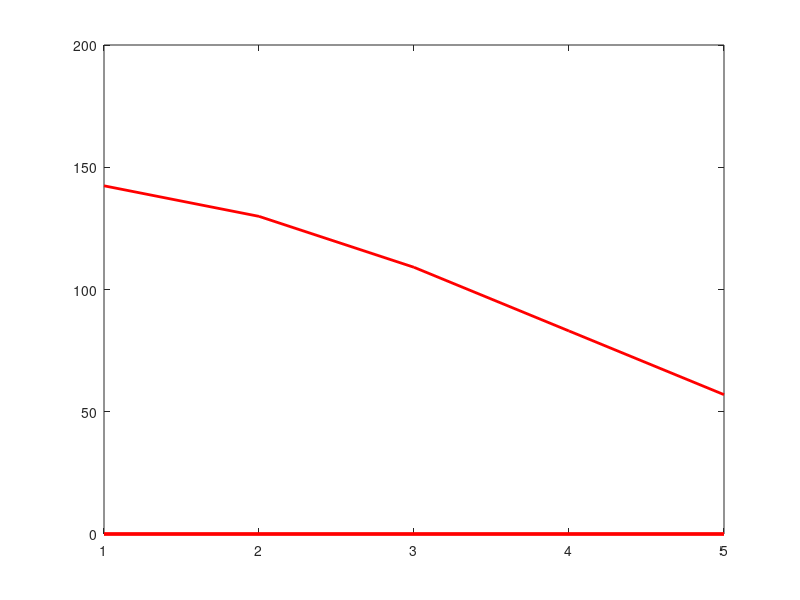

MATLAB code for this plot:
prompt = "Enter the value of n";
n = input(prompt);
prm = "Enter the value of x";
x = input(prm);
sum = ones(n,1) ; 
for i = 1:n
    for j = 1:i
       sum(i) = sum(i) + (x^(j))/factorial(j) ; 
    end
end

y = zeros(n);

for k = 1:n
    y(k) = exp(x) - sum(k) ;
end
t = 1:n ; 
figure(1)
plot(t,y,"r-", "LineWidth", 2);